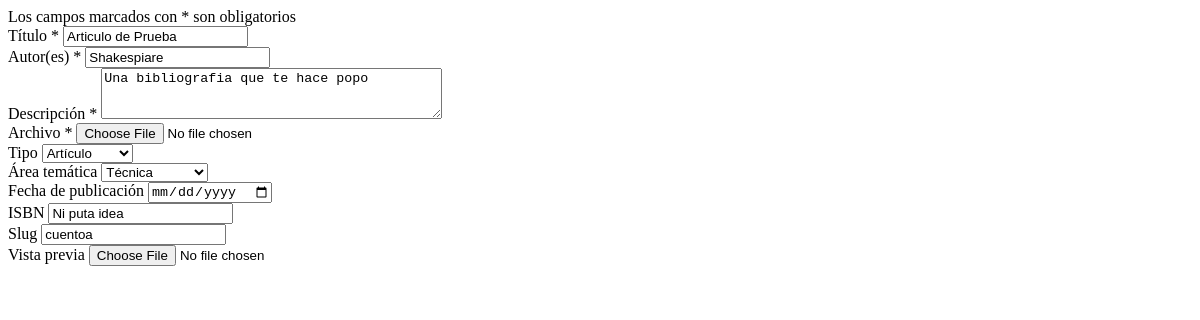
The app's page /admin-dashboard/recursos/1/editar/ (signed in) with its own data.
### client/models.py (models this page shows, shortened)
class RecursoBibliografico(models.Model):
    TIPO_CHOICES = [
        ('LIB', _('Libro')),
        ('ART', _('Artículo')),
        ('TES', _('Tesis')),
        ('DOC', _('Documento')),
        ('VID', _('Video')),
        ('IMG', _('Imagen')),
        ('AUD', _('Audio')),
        ('OTR', _('Otro')),
    ]
    AREA_CHOICES = [
        ('HIS', _('Historia')),
        ('TEC', _('Técnica')),
        ('RES', _('Restauración')),
        ('ART', _('Artístico')),
        ('ARQ', _('Arquitectónico')),
        ('SOC', _('Social')),
        ('CUL', _('Cultural')),
    ]
    titulo = models.CharField(_('Título'), max_length=200)
    autor = models.CharField(_('Autor(es)'), max_length=200)
    descripcion = models.TextField(_('Descripción'))
    archivo = models.FileField(
        _('Archivo'),
        upload_to='client/static/documents/',
        validators=[FileExtensionValidator(
            allowed_extensions=['pdf', 'doc', 'docx', 'jpg', 'jpeg', 'png', 'mp4', 'avi', 'mov', 'mp3']
        )]
    )
    tipo = models.CharField(_('Tipo'), max_length=3, choices=TIPO_CHOICES, blank=True)
    area = models.CharField(_('Área temática'), max_length=3, choices=AREA_CHOICES, blank=True)
    fecha_publicacion = models.DateField(_('Fecha de publicación'), blank=True, null=True)
    fecha_subida = models.DateTimeField(_('Fecha de subida'), auto_now_add=True)
    isbn = models.CharField(_('ISBN'), max_length=20, blank=True)
    slug = models.SlugField(max_length=255, unique=True, blank=True)
    vista_previa = models.ImageField(_('Vista previa'), upload_to='client/static/documents/previews/', blank=True, null=True)
    class Meta:
        verbose_name = _('Recurso bibliográfico')
        verbose_name_plural = _('Recursos bibliográficos')
        ordering = ['-fecha_subida']

### client/views.py (the view)
# urls.py: path('admin-dashboard/recursos/<int:pk>/editar/', views.editar_recurso, name='editar_recurso'),
@staff_member_required
def editar_recurso(request, pk):
    recurso = get_object_or_404(RecursoBibliografico, pk=pk)
    if request.method == 'POST':
        form = RecursoForm(request.POST, request.FILES, instance=recurso)
        if form.is_valid():
            form.save()
            return JsonResponse({'success': True})
        return JsonResponse({'success': False, 'errors': form.errors})
    form = RecursoForm(instance=recurso)
    return render(request, 'admin/partials/recurso_form.html', {'form': form})

### client/forms.py
class RecursoForm(forms.ModelForm):
    required_css_class = 'required-field'
    class Meta:
        model = RecursoBibliografico
        fields = '__all__'
        widgets = {
            'descripcion': forms.Textarea(attrs={'rows': 3, 'class': 'form-control'}),
            'titulo': forms.TextInput(attrs={'class': 'form-control'}),
            'tipo': forms.Select(attrs={'class': 'form-select'}),
            'area': forms.Select(attrs={'class': 'form-select'}),
            'autor': forms.TextInput(attrs={'class': 'form-control'}),
            'archivo': forms.FileInput(attrs={'class': 'form-control'}),
            'vista_previa': forms.FileInput(attrs={'class': 'form-control'}),
            'isbn': forms.TextInput(attrs={'class': 'form-control'}),
            'fecha_publicacion': forms.DateInput(attrs={'class': 'form-control', 'type': 'date'}),
        }
    def __init__(self, *args, **kwargs):
        super().__init__(*args, **kwargs)
        for field_name, field in self.fields.items():
            if field.required:
                field.widget.attrs['placeholder'] = 'Requerido'
                field.label = f"{field.label} *"

### client/templates/admin/partials/recurso_form.html (shortened to what this page needs)
{% load static %}
<form method="post" enctype="multipart/form-data" id="recursoForm">
    <div class="mb-3 text-muted small">Los campos marcados con * son obligatorios</div>
    <div class="row g-3">
        {% for field in form %}
        <div class="col-md-6">
            <div class="form-group mb-3">
                <label for="{{ field.id_for_label }}" class="form-label">{{ field.label }}</label>
                {{ field }}
            </div>
        </div>
        {% endfor %}
    </div>
</form>

### records on screen
RecursoBibliografico: form "Articulo de Prueba" "Shakespiare" "Una bibliografia que te hace popo" "Artículo" "Técnica" "Ni puta idea" "cuentoa"

### other values on screen
{{ field.label }} "Título *" "Autor(es) *" "Descripción *" "Archivo *" "Tipo" "Área temática" "Fecha de publicación" "ISBN" "Slug" "Vista previa"
